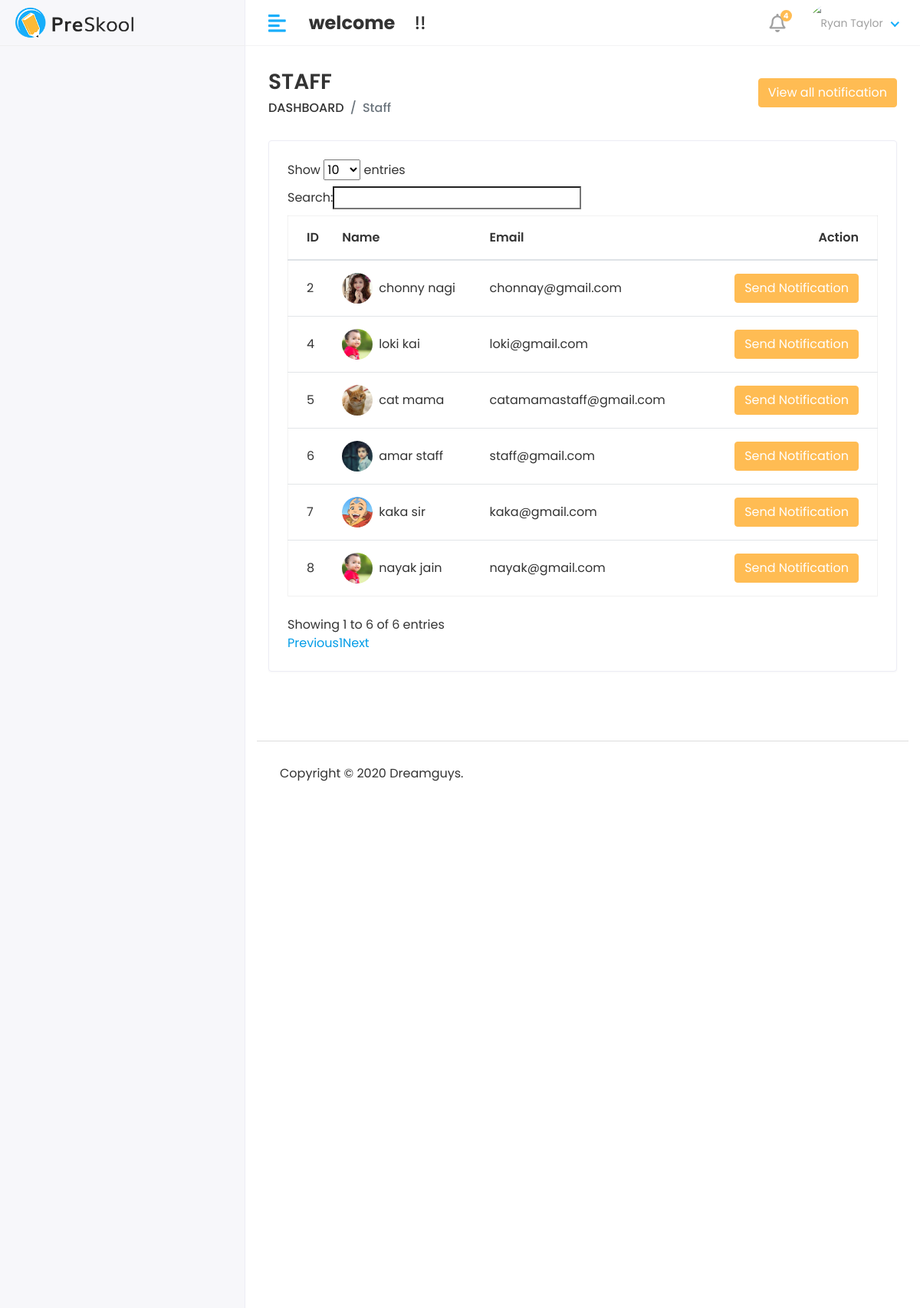
The page /hod/staff/send_notification on the database its author committed.
### app/models.py (models this page shows, shortened)
class Staff(models.Model):
    admin = models.OneToOneField(CustomUser,on_delete=models.CASCADE)
    adress = models.TextField()
    gender = models.CharField(max_length=100)
    created_at = models.DateTimeField(auto_now_add=True)
    updated_at =models.DateTimeField(auto_now=True)

class CustomUser(AbstractUser):
    USER=(
        (1,'HOD'),
        (2,'STAFF'),
        (3,'STUDENT'),
    )
    user_type = models.CharField(choices=USER, max_length=50,default=1)
    profile_pic= models.ImageField(upload_to='media/profile_pic')

### student_management_system/Hod_views.py (the view)
# urls.py: path('hod/staff/send_notification',Hod_views.STAFF_SEND_NOTIFICATIONS,name='staff_notification'),
def STAFF_SEND_NOTIFICATIONS(request):
    staff = Staff.objects.all()
    see_notifications = Staff_Notification.objects.all().order_by('-id')
    context ={
        'staff' : staff,
        'see_notifications' : see_notifications
    }
    return render(request,'Hod/staff_notifications.html',context)

### templates/Hod/staff_notifications.html (shortened to what this page needs)
{% extends 'base.html' %}
{% block content %}
<div class="page-wrapper">
    <div class="content container-fluid">
       <div class="page-header">
          <div class="row align-items-center">
             <div class="col">
                <h3 class="page-title">STAFF</h3>
                <ul class="breadcrumb">
                   <li class="breadcrumb-item"><a href="index.html">DASHBOARD</a></li>
                   <li class="breadcrumb-item active">Staff</li>
                </ul>
             </div>
             <div class="col-auto text-right float-right ml-auto">
            <button type="button" class="btn btn-primary" data-toggle="modal" data-target="#myModal">
                View all notification
            </button>
             </div>
          </div>
       </div>
       <div class="row">
          <div class="col-sm-12">
             <div class="card card-table">
                <div class="card-body">
                   <div class="table-responsive">
                      <table id="table_id" class="table table-hover table-center mb-0 ">
                         <thead>
                            <tr>
                               <th>ID</th>
                               <th>Name</th>
                               <th>Email</th>
                               <th class="text-right">Action</th>
                            </tr>
                         </thead>
                         <tbody>
                            {% for i in staff %}
                            <tr>
                               <td>{{i.id}}</td>
                               <td>
                                  <h2 class="table-avatar">
                                     <a href="student-details.html" class="avatar avatar-sm mr-2"><img class="avatar-img rounded-circle" src="/{{i.admin.profile_pic}}" alt="User Image"></a>
                                     <a href="student-details.html">{{i.admin.first_name}}&nbsp;{{i.admin.last_name}}</a>
                                  </h2>
                               </td>
                               <td>{{i.admin.email}}</td>
                               <td class="text-right">
                                  <div class="actions">
                                    <button type="button" class="btn btn-primary" data-toggle="modal" data-target="#send_notification-{{forloop.counter}}">
                                        Send Notification
                                    </button>
                                  </div>
                               </td>
                            </tr>
                            {% endfor %}
                         </tbody>
                      </table>
                   </div>
                </div>
             </div>
          </div>
       </div>
    </div>
 </div>
{%  endblock %}

### static/assets/css/style.css (style rules this page uses)
html { height: 100%; }
body { background-color: #fff; color: #333; font-family: 'Poppins', sans-serif; font-size: 1rem; height: 100%; line-height: 1.5; overflow-x: hidden; }
h1, h2, h3, h4, h5, h6 { font-family: 'Poppins', sans-serif; margin-top: 0; }
a { color: #009ce7; }
input, button, a { transition: all 0.4s ease; -moz-transition: all 0.4s ease; -o-transition: all 0.4s ease; -ms-transition: all 0.4s ease; -webkit-transition: all 0.4s ease; }
input, input:focus, button, button:focus { outline: none; }
ul, ol { padding: 0px; list-style: none; }
.table { color: #333; max-width: 100%; margin-bottom: 0; width: 100%; }
.table.dataTable { border-collapse: collapse !important; border: 1px solid rgba(0, 0, 0, 0.05); }
table.table td h2 { display: inline-block; font-size: inherit; font-weight: 400; margin: 0; padding: 0; vertical-align: middle; }
table.table td h2.table-avatar { align-items: center; display: inline-flex; font-size: inherit; font-weight: 400; margin: 0; padding: 0; vertical-align: middle; white-space: nowrap; }
table.table td h2 a { color: #333; }
.table thead tr th { font-weight: 600; }
.table tbody tr { border-bottom: 1px solid rgba(0, 0, 0, 0.05); }
.table.table-center td, .table.table-center th { vertical-align: middle; }
.card-table .card-body .table > thead > tr > th { border-top: 0; }
.card-table .card-body .table tr td:first-child, .card-table .card-body .table tr th:first-child { padding-left: 1.5rem; }
.card-table .card-body .table tr td:last-child, .card-table .card-body .table tr th:last-child { padding-right: 1.5rem; }
.card-table .table td, .card-table .table th { border-top: 1px solid #e2e5e8; padding: 1rem 0.75rem; white-space: nowrap; }
.btn-primary { background-color: #FFBC53; border: 1px solid #FFBC53; }
.card { border: 1px solid #ececf5; box-shadow: 0 1px 3px 0 rgba(0, 0, 0, 0.03); margin-bottom: 1.875rem; }
.card-body { padding: 1.5rem; }
.avatar { position: relative; display: inline-block; width: 3rem; height: 3rem }
.avatar > img { width: 100%; height: 100%; -o-object-fit: cover; object-fit: cover; }
.avatar-sm { width: 2.5rem; height: 2.5rem; }
.page-wrapper { margin-left: 320px; padding-top: 60px; position: relative; transition: all 0.4s ease; }
.page-wrapper > .content { padding: 1.875rem 1.875rem 0; }
.page-header { margin-bottom: 1.875rem; }
.page-header .breadcrumb { background-color: transparent; color: #6c757d; font-size: 1rem; font-weight: 500; margin-bottom: 0; padding: 0; }
.page-header .breadcrumb a { color: #333; }
.page-title { font-size: 28px; font-weight: 600; color: #333; margin-bottom: 5px; }

### rows shown on the page
Staff: id "2", admin.profile_pic (picture), admin.first_name "chonny", admin.last_name "nagi", admin.email "chonnay@gmail.com"
Staff: id "4", admin.profile_pic (picture), admin.first_name "loki", admin.last_name "kai", admin.email "loki@gmail.com"
Staff: id "5", admin.profile_pic (picture), admin.first_name "cat", admin.last_name "mama", admin.email "catamamastaff@gmail.com"
Staff: id "6", admin.profile_pic (picture), admin.first_name "amar", admin.last_name "staff", admin.email "staff@gmail.com"
Staff: id "7", admin.profile_pic (picture), admin.first_name "kaka", admin.last_name "sir", admin.email "kaka@gmail.com"
Staff: id "8", admin.profile_pic (picture), admin.first_name "nayak", admin.last_name "jain", admin.email "nayak@gmail.com"
